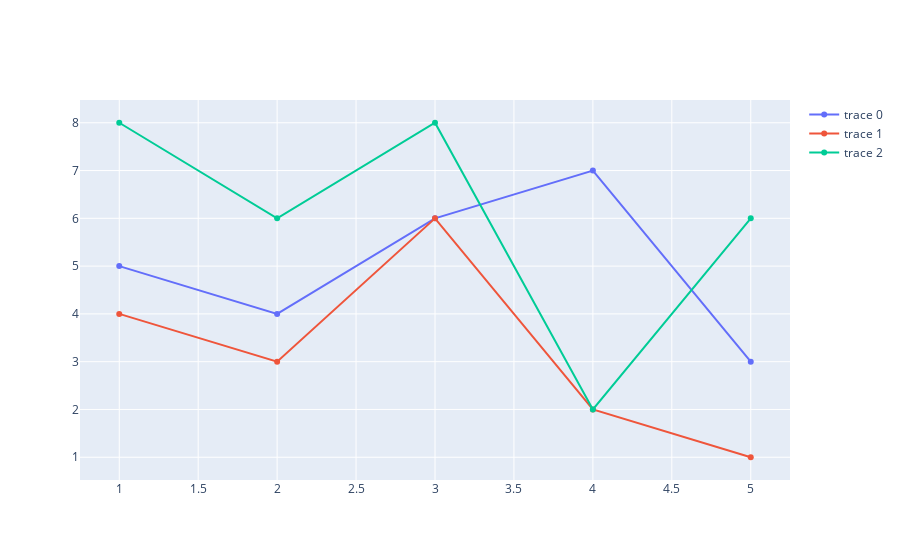

The notebook cell saved with this chart:
### Code cell
fig.add_trace(go.Scatter(x=x1, y=y1))
fig.add_trace(go.Scatter(x=x2, y=y2))
fig.add_trace(go.Scatter(x=x3, y=y3))

### Figure 1 — Plotly figure (JSON) as saved in the notebook; plotly's stock layout.template omitted (floating-point values rounded to 4 significant figures)
{"data": [{"type": "scatter", "x": [1, 2, 3, 4, 5], "y": [5, 4, 6, 7, 3]}, {"type": "scatter", "x": [1, 2, 3, 4, 5], "y": [4, 3, 6, 2, 1]}, {"type": "scatter", "x": [1, 2, 3, 4, 5], "y": [8, 6, 8, 2, 6]}], "layout": {}}
